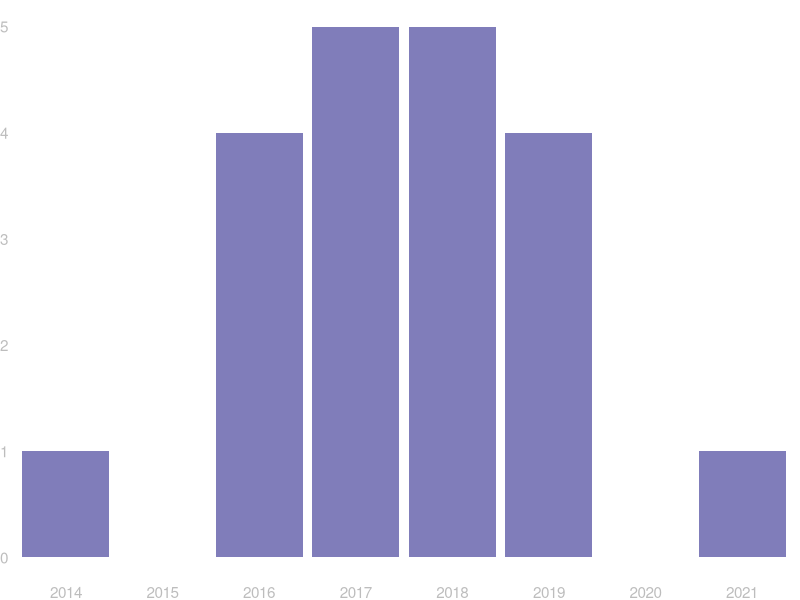

This figure's R source: (Note: this script raises an error after producing the figure.)
library(tidyverse)

#### Pubs per year ####

data.frame(
  year = as.character(2014:2021),
  total = c(1,0,4,5,5,4,0,1)
) %>% 

  ggplot(aes(y=total,x=year)) +
  geom_col(fill="#807dba") +
  theme_void() +
  theme(text=element_text(color="#bdbdbd"),
        axis.text.x=element_text(color="#bdbdbd"),
        axis.text.y=element_text(color="#bdbdbd")) + 
  labs(x="",y="") +
  ggsave("images/pubs.png", width=8, height=1.7)
  
